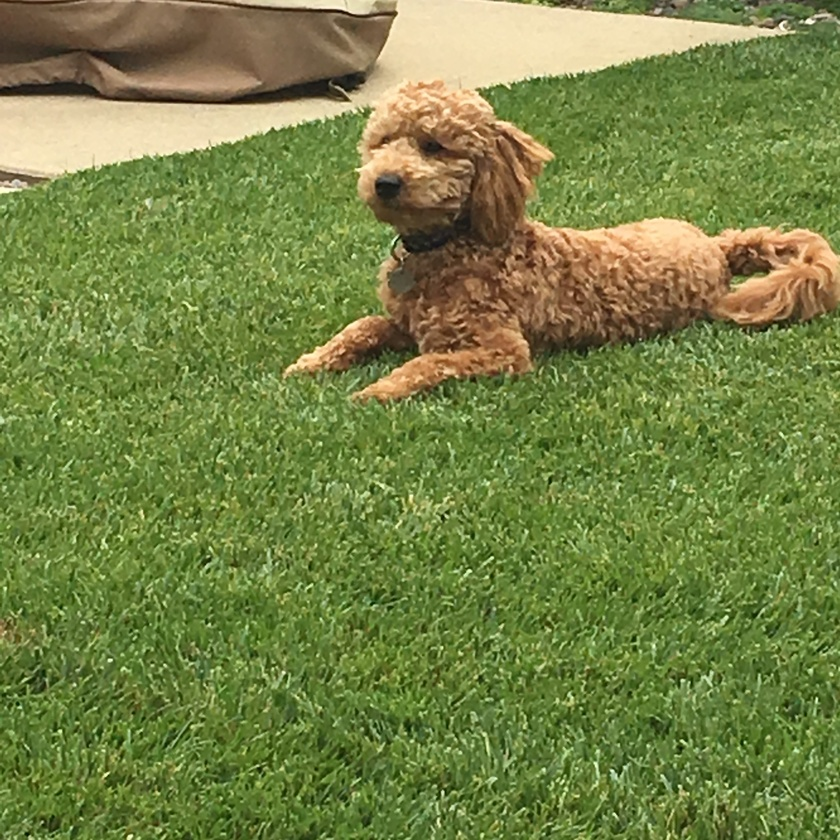
#> input picture labs/lab1/images/outside.JPG, 840 x 840 px, shrunk from 2510 x 2510 before the run
$ jupyter execute main.ipynb
#> lines starting #> are read from the running program, lines starting #| are printed output that depends on the picture
[cell 1]
import cv2
import matplotlib.pyplot as plt

[cell 2]
def plot_rgb_histogram(img):
    for i, color in enumerate(('r', 'g', 'b')):
        plt.plot(cv2.calcHist(img, [i], None, [256], [0, 256]), color = color)
        plt.xlim([0, 256])

[cell 3]
img = cv2.imread('images/outside.JPG', 1)
#> img is the input picture: shape (840, 840, 3); mean B, G, R 68.9, 131, 117.5

[cell 4]
cv2.imshow('image', img)
cv2.waitKey(0)
cv2.destroyAllWindows()

[cell 5]
cv2.imwrite('images/outside2.jpg', img)
#> Out = True

[cell 6]
plot_rgb_histogram(img)
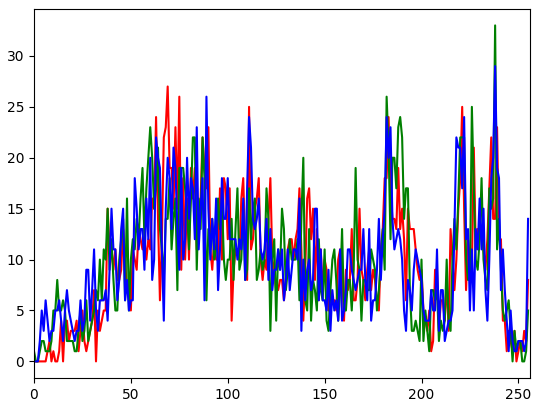
#> figure drawn by matplotlib, 1 panel; curve peaks at x = 69, y = 27; curve peaks at x = 238, y = 33; curve peaks at x = 238, y = 29

[cell 7]
img_negated = 1 - img
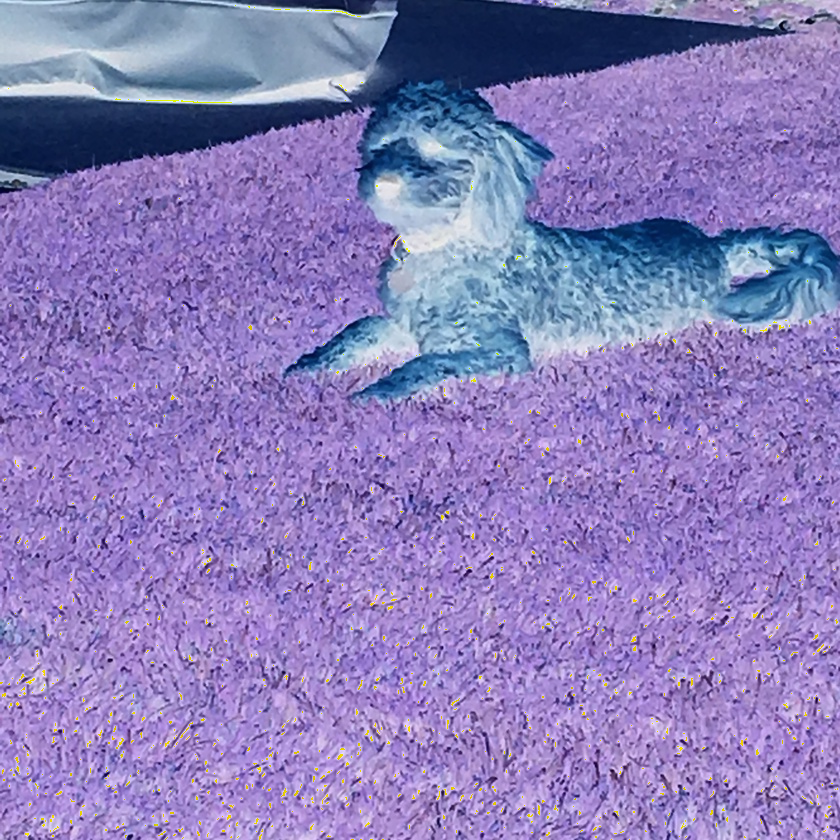
#> img_negated: shape (840, 840, 3); mean B, G, R 186.6, 126, 139.5

[cell 8]
cv2.imshow('image_negated', img_negated)
cv2.waitKey(0)
cv2.destroyAllWindows()

[cell 9]
cv2.imwrite('images/outside_negated.jpg', img_negated)
#> Out = True

[cell 10]
plot_rgb_histogram(img_negated)
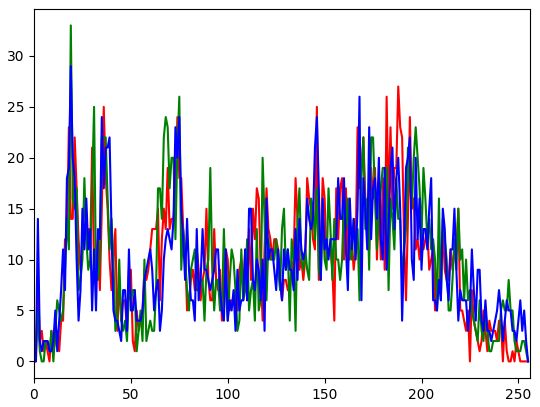
#> figure drawn by matplotlib, 1 panel; curve peaks at x = 188, y = 27; curve peaks at x = 19, y = 33; curve peaks at x = 19, y = 29
